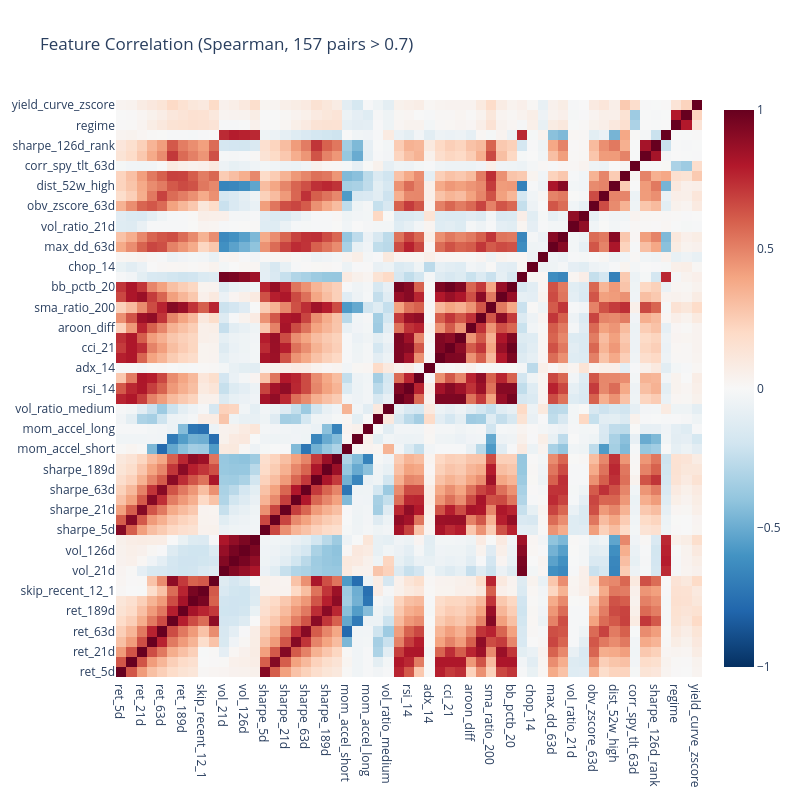

Write notebook code for a chart like this one.
### Markdown cell above
### Feature Correlation Heatmap

### Code cell
sample_df = features.filter(pl.col("timestamp").is_in(dates[::5]))
# Rank in polars (fast), then Pearson on ranks = Spearman
corr_matrix = (
    sample_df.select(feature_cols).select(pl.all().rank(method="average")).to_pandas().corr()
)

high_corr_pairs = [
    (f1, f2, corr_matrix.loc[f1, f2])
    for f1, f2 in itertools.combinations(feature_cols, 2)
    if abs(corr_matrix.loc[f1, f2]) > 0.7
]

fig_corr = go.Figure(
    go.Heatmap(
        z=corr_matrix.values,
        x=feature_cols,
        y=feature_cols,
        colorscale="RdBu_r",
        zmid=0,
        zmin=-1,
        zmax=1,
    )
)
fig_corr.update_layout(
    title=f"Feature Correlation (Spearman, {len(high_corr_pairs)} pairs > 0.7)",
    height=800,
    width=800,
)
fig_corr.show()

print(f"\nHigh-correlation pairs (|rho| > 0.7): {len(high_corr_pairs)}")
for f1, f2, rho in sorted(high_corr_pairs, key=lambda x: abs(x[2]), reverse=True)[:10]:
    print(f"  {f1} x {f2}: {rho:.3f}")

### Figure 1 — Plotly figure (JSON) as saved in the notebook; plotly's stock layout.template omitted (floating-point values rounded to 4 significant figures; data arrays with more than 128 entries replaced by an {"elided": "..."} marker saying what was removed)
{"data": [{"colorscale": [[0.0, "rgb(5,48,97)"], [0.1, "rgb(33,102,172)"], [0.2, "rgb(67,147,195)"], [0.3, "rgb(146,197,222)"], [0.4, "rgb(209,229,240)"], [0.5, "rgb(247,247,247)"], [0.6, "rgb(253,219,199)"], [0.7, "rgb(244,165,130)"], [0.8, "rgb(214,96,77)"], [0.9, "rgb(178,24,43)"], [1.0, "rgb(103,0,31)"]], "type": "heatmap", "x": ["ret_5d", "ret_10d", "ret_21d", "ret_42d", "ret_63d", "ret_126d", "ret_189d", "ret_252d", "skip_recent_12_1", "skip_recent_6_1", "vol_21d", "vol_63d", "vol_126d", "vol_252d", "sharpe_5d", "sharpe_10d", "sharpe_21d", "sharpe_42d", "sharpe_63d", "sharpe_126d", "sharpe_189d", "sharpe_252d", "mom_accel_short", "mom_accel_medium", "mom_accel_long", "vol_ratio_short", "vol_ratio_medium", "rsi_7", "rsi_14", "macd_line", "adx_14", "cci_14", "cci_21", "stoch_k", "aroon_diff", "sma_ratio_50", "sma_ratio_200", "ema_ratio_26", "bb_pctb_20", "natr_14", "chop_14", "hurst_100", "max_dd_63d", "max_dd_126d", "vol_ratio_21d", "vol_ratio_63d", "obv_zscore_63d", "pct_positive_63d", "dist_52w_high", "dist_52w_low", "corr_spy_tlt_63d", "ret_126d_rank", "sharpe_126d_rank", "vol_63d_rank", "regime", "yield_curve_slope", "yield_curve_zscore"], "y": ["ret_5d", "ret_10d", "ret_21d", "ret_42d", "ret_63d", "ret_126d", "ret_189d", "ret_252d", "skip_recent_12_1", "skip_recent_6_1", "vol_21d", "vol_63d", "vol_126d", "vol_252d", "sharpe_5d", "sharpe_10d", "sharpe_21d", "sharpe_42d", "sharpe_63d", "sharpe_126d", "sharpe_189d", "sharpe_252d", "mom_accel_short", "mom_accel_medium", "mom_accel_long", "vol_ratio_short", "vol_ratio_medium", "rsi_7", "rsi_14", "macd_line", "adx_14", "cci_14", "cci_21", "stoch_k", "aroon_diff", "sma_ratio_50", "sma_ratio_200", "ema_ratio_26", "bb_pctb_20", "natr_14", "chop_14", "hurst_100", "max_dd_63d", "max_dd_126d", "vol_ratio_21d", "vol_ratio_63d", "obv_zscore_63d", "pct_positive_63d", "dist_52w_high", "dist_52w_low", "corr_spy_tlt_63d", "ret_126d_rank", "sharpe_126d_rank", "vol_63d_rank", "regime", "yield_curve_slope", "yield_curve_zscore"], "z": {"elided": "57x57 float values"}, "zmax": 1, "zmid": 0, "zmin": -1}], "layout": {"height": 800, "title": {"text": "Feature Correlation (Spearman, 157 pairs > 0.7)"}, "width": 800}}
